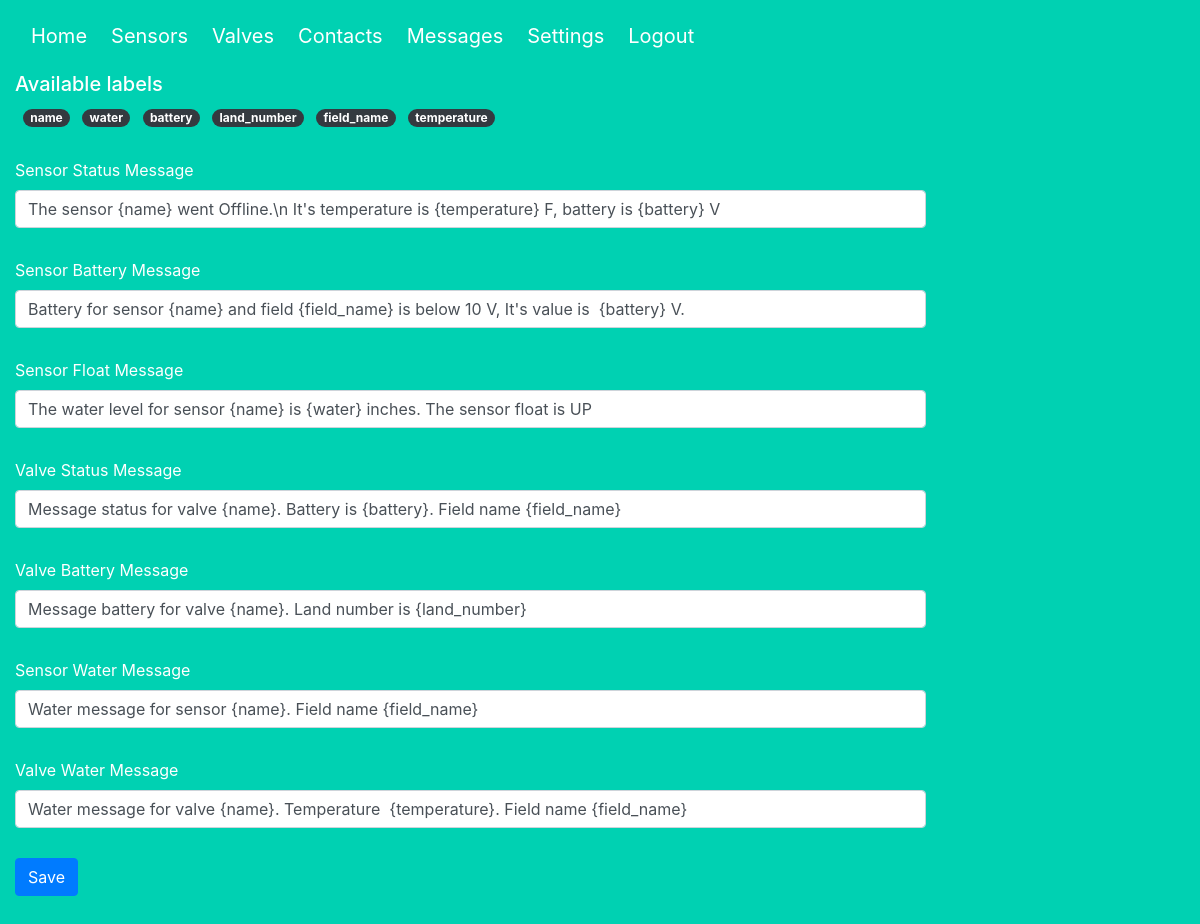
/messages (signed in), run on an earlier commit of the app's database.
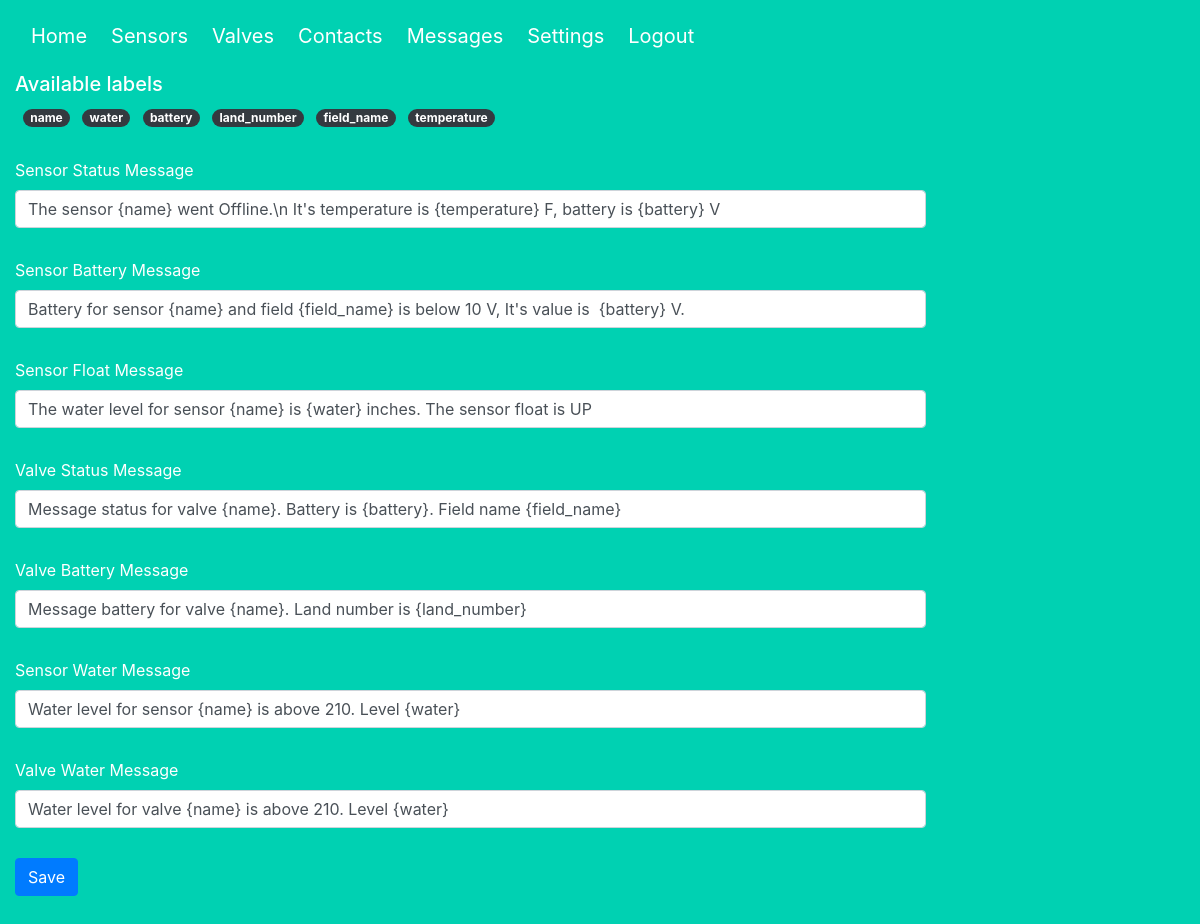
And on a later commit of the database.
### models.py (models this page shows)
class LabelMessage(db.Model):
    __tablename__ = 'label_message'
    id = db.Column(db.Integer, primary_key=True)
    name = db.Column(db.String(100), unique=True)
    def as_dict(self):
        return {c.name: getattr(self, c.name) for c in self.__table__.columns}

class Message(db.Model):
    __tablename__ = 'message'
    id = db.Column(db.Integer, primary_key=True)
    name = db.Column(db.String(100))
    mess_type = db.Column(db.String(20))
    message = db.Column(db.String(1000))
    def as_dict(self):
        return {c.name: getattr(self, c.name) for c in self.__table__.columns}

### main.py (the view, shortened to what this page needs)
@main.route('/messages', methods=["GET", "POST"])
@login_required
def messages():
    labels = [label.as_dict() for label in LabelMessage.query.all()]
    msgs = [message.as_dict() for message in Message.query.all()]
    if request.method == 'GET':
        return render_template('messages.html', labels=labels, messages=msgs)

### __init__.py (called while the page is built)
@login_manager.user_loader
def load_user(user_id):
    return User.query.get(int(user_id))

### templates/messages.html (shortened to what this page needs)
{% extends "base.html" %}
{% block content %}
    <h5>Available labels</h5>
    {% for label in labels %}
        <span class="badge badge-pill badge-dark ml-2">{{ label.name }}</span>
    {% endfor %}
    <form method="post">
        {% for message in messages %}
            <div class="form-group">
                <label>{{ message.mess_type[0] | upper }}{{ message.mess_type[1:] }} {{ message.name[0] | upper }}{{ message.name[1:] }} Message</label>
                <input class="form-control" name="{{ '{}_{}'.format(message.name, message.mess_type) }}" value="{{ message.message }}">
            </div>
        {% endfor %}
        <button type="submit" class="btn btn-primary">Save</button>
    </form>
{% endblock %}

### templates/base.html (shortened to what this page needs)
<!DOCTYPE html>
<html>
<head>
    <link rel="stylesheet" href="../static/css/bulma.min.css"/>
    <link rel="stylesheet" href="../static/bootstrap4/css/bootstrap.min.css"/>
    <link rel="stylesheet" href="../static/css/main.css"/>
</head>
<body>
<section class="hero is-primary is-fullheight" style="min-width: 100%; float: left">
    <div class="hero-head">
        <nav class="navbar">
            <div class="container">
                <div id="navbarMenuHeroA" class="navbar-menu navbar-brand">
                    <div class="navbar-start">
                        <a href="{{ url_for('main.index') }}" class="navbar-item">
                            Home
                        </a>
                        {% if current_user.is_authenticated %}
                            <a href="{{ url_for('main.sensor') }}" class="navbar-item">
                                Sensors
                            </a>
                        {% endif %}
                        {% if current_user.is_authenticated %}
                            <a href="{{ url_for('main.valve') }}" class="navbar-item">
                                Valves
                            </a>
                        {% endif %}
                        {% if current_user.is_authenticated %}
                            <a href="{{ url_for('contact.contacts') }}" class="navbar-item">
                                Contacts
                            </a>
                        {% endif %}
                        {% if current_user.is_authenticated %}
                            <a href="{{ url_for('main.messages') }}" class="navbar-item">
                                Messages
                            </a>
                        {% endif %}
                        {% if current_user.is_authenticated %}
                            <a href="{{ url_for('main.settings') }}" class="navbar-item">
                                Settings
                            </a>
                        {% endif %}
                        {% if current_user.is_authenticated %}
                            <a href="{{ url_for('auth.logout') }}" class="navbar-item">
                                Logout
                            </a>
                        {% endif %}
                    </div>
                </div>
            </div>
        </nav>
    </div>
    <div class="hero-body">
        <div class="container">
            {% block content %}
            {% endblock %}
        </div>
    </div>
</section>
</body>
</html>

### static/css/main.css (style rules this page uses)
body { overflow: scroll !important; }
.hero-body .container { max-width: 80%; }
@media only screen
and (min-device-width: 768px)
and (max-device-width: 1024px) { .container { margin-left: 0; } }
@media only screen
and (min-device-width: 768px)
and (max-device-width: 1024px) { .hero-body { padding-left: 0 !important; padding-top: 0; } }
.form-group { margin: 30px 0; }

What changed in the data, as far as the page shows it:
changed Message: message "Water message for sensor {name}. Field name {field_name}" → "Water level for sensor {name} is above 210. Level {water}"
changed Message: message "Water message for valve {name}. Temperature {temperature}. Field name {field_name}" → "Water level for valve {name} is above 210. Level {water}"
